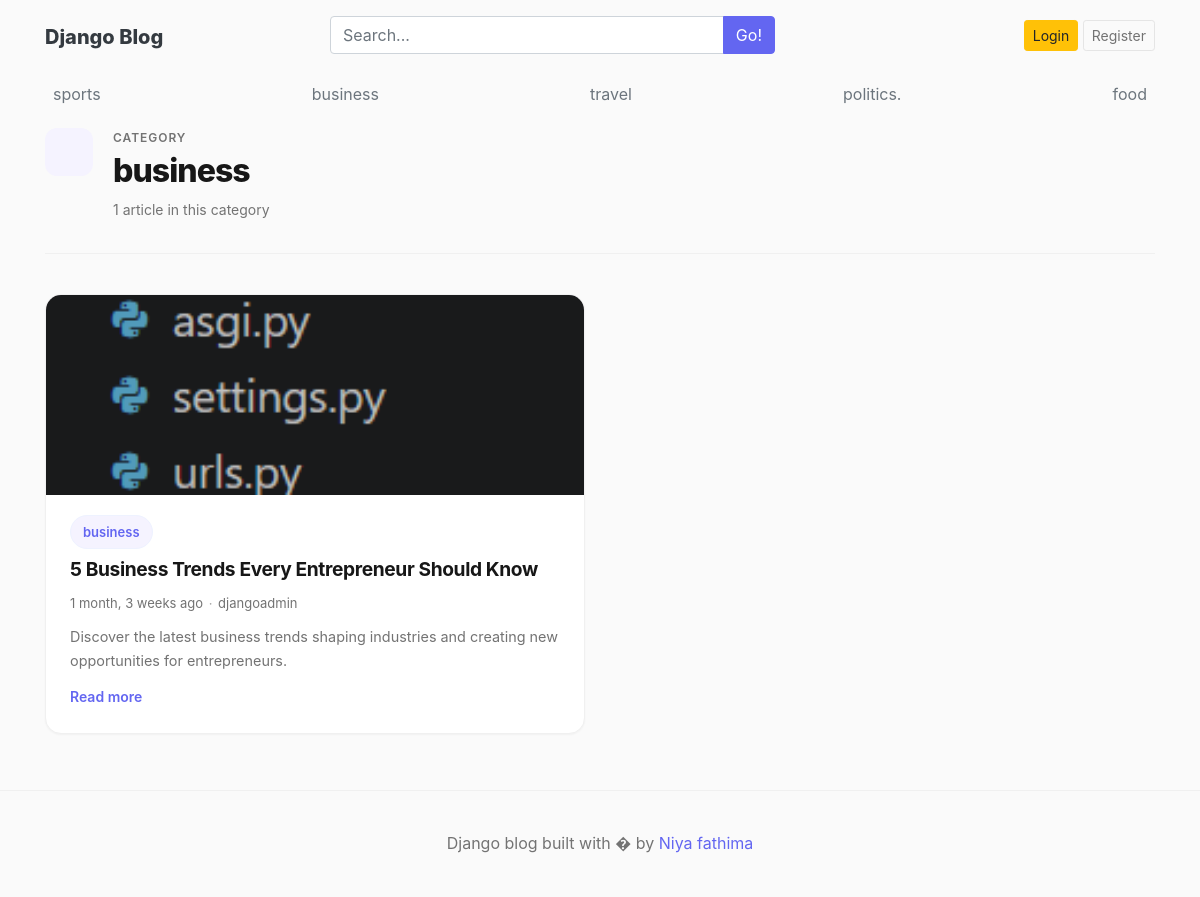
The app's page /category/2/ with its own data.
### blogs/models.py (models this page shows, shortened)
class Category(models.Model):
    category_name = models.CharField(max_length=50, unique=True)
    created_at = models.DateField(auto_now_add=True)
    updated_at = models.DateField(auto_now=True)
    def __str__(self):
        return self.category_name
    class Meta:
        verbose_name_plural = 'categorities'

class Blog(models.Model):
    title = models.CharField(max_length=100)
    slug = models.SlugField(
        max_length=150,
        unique=True,
        blank=True
    )
    category = models.ForeignKey(Category, on_delete=models.CASCADE)
    author = models.ForeignKey(User, on_delete=models.CASCADE)
    featured_image = models.ImageField(upload_to='uploads/%Y/%m/%d')
    short_description = models.TextField(max_length=500)
    blog_body = models.TextField(max_length=2000)
    status = models.CharField(
        max_length=20,
        choices=STATUS_CHOICES,
        default="Draft"
    )
    is_featured = models.BooleanField(default=False)
    created_at = models.DateTimeField(auto_now_add=True)
    updated_at = models.DateTimeField(auto_now=True)

### blogs/views.py (the view)
# urls.py: path('<int:category_id>/',views.posts_by_category,name='posts_by_category')
def posts_by_category(request,category_id):
    posts=Blog.objects.filter(status='Published',category_id=category_id)
    category=get_object_or_404(Category,pk=category_id)
    context={
        'posts':posts,
        'category':category,
    }
    return render(request,'posts_by_category.html',context)

### blogs/context_processors.py (called while the page is built)
def get_categories(request):
    categories=Category.objects.all()
    blog_suggestions = Blog.objects.filter(status='Published').order_by('title').values_list('title', flat=True)
    return dict(categories=categories, blog_suggestions=blog_suggestions)

def get_social_links(request):
    social_links=SocialLink.objects.all()
    return dict(social_links=social_links)

### templates/posts_by_category.html (shortened to what this page needs)
{% extends 'base.html' %}
{% block content %}
<section class="page-header" data-aos="fade-up">
    <div class="page-header-icon page-header-icon-category">
    </div>
    <div class="page-header-content">
        <span class="page-header-label">Category</span>
        <h1 class="page-header-title">{{ category }}</h1>
        {% if posts %}
        <p class="page-header-meta">
            {{ posts|length }} article{{ posts|length|pluralize }} in this category
        </p>
        {% endif %}
    </div>
</section>
<section class="home-section" data-aos="fade-up" data-aos-delay="100">
    <div class="row g-4">
        {% if posts %}
            {% for post in posts %}
            <div class="col-md-6">
                <article class="blog-card blog-card-featured">
                    <a href="{% url 'blogs' post.slug %}" class="blog-card-image-link">
                        {% if post.featured_image %}
                        <div class="blog-card-image" style="background-image: url('{{ post.featured_image.url }}');"></div>
                        {% else %}
                        <div class="blog-card-image blog-card-image-fallback"></div>
                        {% endif %}
                    </a>
                    <div class="blog-card-body">
                        <a href="{% url 'posts_by_category' post.category.id %}" class="post-category">
                            {{ post.category.category_name }}
                        </a>
                        <h3 class="blog-card-title">
                            <a href="{% url 'blogs' post.slug %}">{{ post.title }}</a>
                        </h3>
                        <div class="blog-card-meta">
                            <span>{{ post.created_at|timesince }} ago</span>
                            <span class="meta-separator">·</span>
                            <span>{{ post.author }}</span>
                        </div>
                        <p class="blog-card-excerpt">{{ post.short_description|truncatewords:25 }}</p>
                        <a href="{% url 'blogs' post.slug %}" class="blog-card-read-more">
                            Read more
                        </a>
                    </div>
                </article>
            </div>
            {% endfor %}
        {% endif %}
    </div>
</section>
{% endblock %}

### templates/base.html (shortened to what this page needs)
{% load static%}
<!DOCTYPE html>
<html lang="en">
<head>
  <link rel="stylesheet"
      href="https://cdn.jsdelivr.net/npm/bootstrap@4.6.2/dist/css/bootstrap.min.css">
    <link href="{% static 'CSS/blog.css'%}" rel="stylesheet">
    <link href="https://maxcdn.bootstrapcdn.com/font-awesome/4.7.0/css/font-awesome.min.css" rel="stylesheet">
  </head>
<body>
    <div class="container">
      <header class="blog-header py-3">
        <div class="row justify-content-between align-items-center">
          <div class="col-12 col-md-3 pt-1 text-center text-md-left">
            <a class="blog-header-logo text-dark" href="/">Django Blog</a>
          </div>
          <div class="col-12 col-md-5 my-2 my-md-0">
            <form method="get" action="{% url 'search' %}">
              <div class="input-group">
                <input type="text" class="form-control" name="q" value="{{ keyword }}" list="header-blog-title-suggestions" placeholder="Search...">
                <span class="input-group-append">
                  <button class="btn btn-primary" type="submit">Go!</button>
                </span>
              </div>
            </form>
          </div>
          <div class="col-12 col-md-4 d-flex justify-content-center justify-content-md-end align-items-center">
            {% if not user.is_authenticated %}
            <a class="btn btn-sm btn-warning" href="{% url 'login'%}">Login</a> &nbsp;
            <a class="btn btn-sm btn-outline-secondary" href="{% url 'register' %}">Register</a>
            {% else %}
            <span><a href="{% url 'dashboard' %}">Dashboard</a></span>
            &emsp;
            <span><a href="{%url 'logout'%}">Logout</a></span>
            {% endif %}
          </div>
        </div>
      </header>
      <div class="nav-scroller py-1 mb-2">
        <nav class="nav d-flex justify-content-between">
          {% for cat in categories %}
          <a class="p-2 text-muted" href="{% url 'posts_by_category' cat.id %}">{{cat.category_name}}</a>
          {% endfor %}
        </nav>
      </div>
{% block content%}
{%endblock%}
</div>
   <footer class="blog-footer">
  <p>Django blog built with � by <a href="#">Niya fathima</a></p>
</footer>
</body>
</html>

### blog_main/static/CSS/blog.css (style rules this page uses)
:root { --color-bg: #fafafa; --color-surface: #ffffff; --color-text: #171717; --color-text-muted: #737373; --color-text-light: #a3a3a3; --color-border: #e5e5e5; --color-border-light: #f0f0f0; --color-accent: #6366f1; --color-accent-hover: #4f46e5; --color-accent-light: #eef2ff; --color-accent-subtle:#f5f3ff; --radius-sm: 8px; --radius-md: 12px; --radius-lg: 16px; --radius-xl: 20px; --radius-pill:999px; --shadow-xs: 0 1px 2px rgba(0, 0, 0, 0.04); --shadow-sm: 0 1px 3px rgba(0, 0, 0, 0.06), 0 1px 2px rgba(0, 0, 0, 0.04); --shadow-md: 0 4px 12px rgba(0, 0, 0, 0.08); --shadow-lg: 0 8px 24px rgba(0, 0, 0, 0.10); --font-sans: 'Inter', system-ui, -apple-system, sans-serif; --transition: 0.2s ease; }
*, *::before, *::after { box-sizing: border-box; }
body { font-family: var(--font-sans); font-size: 1rem; line-height: 1.6; color: var(--color-text); background-color: var(--color-bg); -webkit-font-smoothing: antialiased; -moz-osx-font-smoothing: grayscale; }
h1, h2, h3, h4, h5, h6 { font-family: var(--font-sans); font-weight: 700; letter-spacing: -0.02em; color: var(--color-text); }
a { color: var(--color-accent); text-decoration: none; transition: color var(--transition); }
.btn-primary { background-color: var(--color-accent) !important; border-color: var(--color-accent) !important; }
.btn-outline-secondary { color: var(--color-text-muted) !important; border-color: var(--color-border) !important; }
.post-category { display: inline-flex; align-items: center; padding: 0.35rem 0.75rem; font-size: 0.8125rem; font-weight: 600; color: var(--color-accent); background: var(--color-accent-subtle); border: 1px solid var(--color-accent-light); border-radius: var(--radius-pill); text-decoration: none; transition: all var(--transition); }
.home-section { margin-bottom: 3.5rem; }
.blog-card { background: var(--color-surface); border: 1px solid var(--color-border-light); border-radius: var(--radius-lg); overflow: hidden; box-shadow: var(--shadow-xs); transition: transform var(--transition), box-shadow var(--transition), border-color var(--transition); }
.blog-card-image-link { display: block; text-decoration: none; }
.blog-card-image { height: 200px; background-size: cover; background-position: center; background-color: var(--color-accent-subtle); transition: transform 0.35s ease; }
.blog-card-body { padding: 1.25rem 1.5rem 1.5rem; }
.blog-card-featured .blog-card-image-link { overflow: hidden; }
.blog-card-title { font-size: 1.2rem; font-weight: 700; letter-spacing: -0.02em; margin: 0.5rem 0 0.6rem; line-height: 1.35; }
.blog-card-title a { color: var(--color-text); text-decoration: none; transition: color var(--transition); }
.blog-card-meta { display: flex; flex-wrap: wrap; align-items: center; gap: 0.35rem; font-size: 0.8125rem; color: var(--color-text-muted); margin-bottom: 0.75rem; }
.meta-separator { color: var(--color-text-light); }
.blog-card-excerpt { font-size: 0.9rem; color: var(--color-text-muted); line-height: 1.6; margin-bottom: 0.75rem; }
.blog-card-read-more { display: inline-flex; align-items: center; gap: 0.35rem; font-size: 0.875rem; font-weight: 600; color: var(--color-accent); transition: gap var(--transition); }
.page-header { display: flex; align-items: flex-start; gap: 1.25rem; margin-bottom: 2.5rem; padding-bottom: 2rem; border-bottom: 1px solid var(--color-border-light); }
.page-header-icon { flex-shrink: 0; width: 3rem; height: 3rem; display: flex; align-items: center; justify-content: center; font-size: 1.25rem; color: var(--color-accent); background: var(--color-accent-subtle); border-radius: var(--radius-md); }
.page-header-icon-category { color: #7c3aed; background: #f5f3ff; }
.page-header-label { display: block; font-size: 0.75rem; font-weight: 600; text-transform: uppercase; letter-spacing: 0.08em; color: var(--color-text-muted); margin-bottom: 0.35rem; }
.page-header-title { font-size: clamp(1.5rem, 3vw, 2rem); font-weight: 800; letter-spacing: -0.03em; margin: 0 0 0.5rem; line-height: 1.2; color: var(--color-text); }
.page-header-meta { margin: 0; font-size: 0.875rem; color: var(--color-text-muted); }
.blog-header-logo { font-family: var(--font-sans); font-size: 1.25rem; font-weight: 800; }
.blog-footer { padding: 2.5rem 0; color: var(--color-text-muted); text-align: center; background-color: var(--color-bg); border-top: 1px solid var(--color-border-light); }
.blog-footer p:last-child { margin-bottom: 0; }

### records on screen
Category: category_name "sports"
Category: category_name "business"
Category: category_name "travel"
Category: category_name "politics."
Category: category_name "food"
Blog: featured_image (picture), category.category_name "business", title "5 Business Trends Every Entrepreneur Should Know", created_at "1 month, 3 weeks", author "djangoadmin", short_description "Discover the latest business trends shaping industries and creating new opportunities for entrepreneurs."

### other values on screen
{{ posts|length }} "1"
